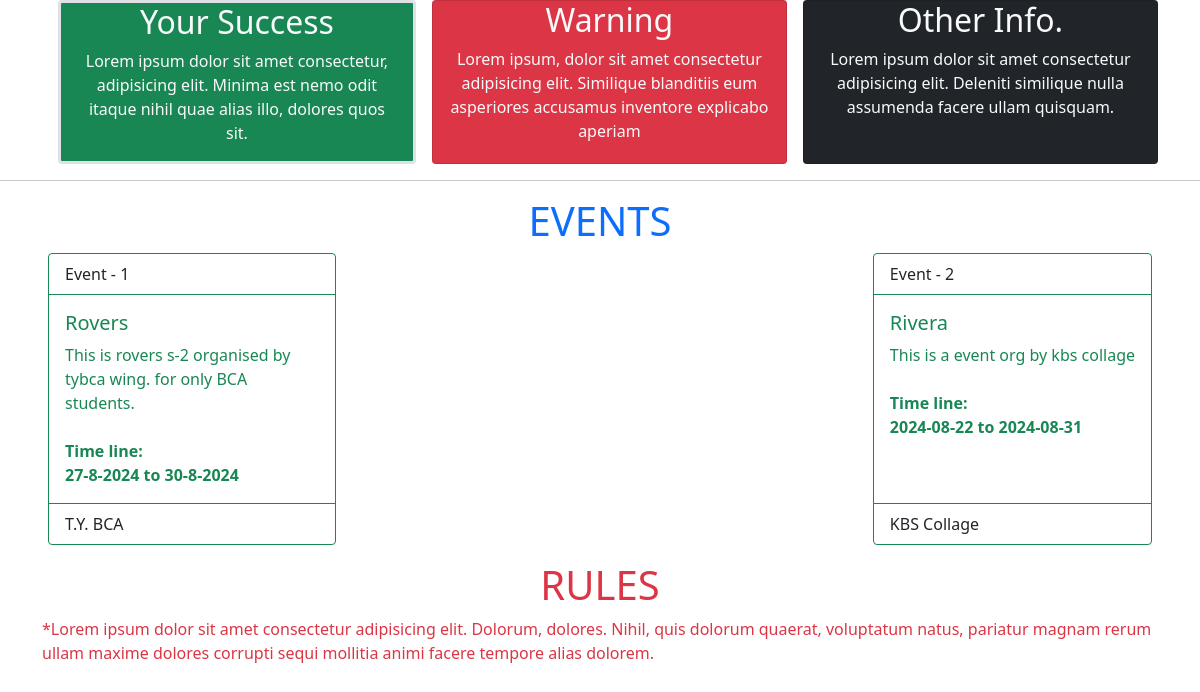
Screenshot of /CMS/client/info.php with the database file from the repository.
### tables this page shows
CREATE TABLE `events` (
  `Id` int(10) NOT NULL,
  `Name` varchar(120) NOT NULL,
  `starting_date` varchar(20) NOT NULL,
  `Ending_date` varchar(20) NOT NULL,
  `Organised_By` varchar(50) NOT NULL,
  `Description` text NOT NULL,
  `Stream` varchar(20) NOT NULL
);

### CMS/client/info.php (the view, shortened to what this page needs)
<?php include '../conn.php'; ?>
<!DOCTYPE html>
<html lang="en">
<head>
    <link rel="stylesheet" href="../css/bootstrap.min.css">
</head>
<body>
    <div class="top_cards container d-flex justify-content-between">
        <div class="card ms-3 align-items-center w-100 bg-success border border-3 text-light px-3">
            <h2>Your Success </h2>
            <p class="text-center">Lorem ipsum dolor sit amet consectetur, adipisicing elit. Minima est nemo odit itaque nihil quae alias illo, dolores quos sit.
            </p>
        </div>
        <div class="card ms-3 align-items-center w-100 bg-danger px-3">
            <h2 class="text-light">Warning</h2>
            <p class="text-center text-light">Lorem ipsum, dolor sit amet consectetur adipisicing elit. Similique blanditiis eum asperiores accusamus inventore explicabo aperiam </p>
        </div>
        <div class="card ms-3 align-items-center w-100 px-3 bg-dark text-light">
            <h2 class="text-light">Other Info.</h2>
            <p class="text-center text-light">
                Lorem ipsum dolor sit amet consectetur adipisicing elit. Deleniti similique nulla assumenda facere ullam quisquam.
            </p>
        </div>
    </div>
    <hr>
    <h1 class="text-center text-primary text-uppercase">Events</h1>
    <div class="d-flex justify-content-between px-5 wrap">
    <?php
        $query = "SELECT * FROM `events`";
        $result = mysqli_query($conn, $query);
        while($row = mysqli_fetch_assoc($result)){
    ?>
    <div class="card border-success mb-3" style="max-width: 18rem;">
        <div class="card-header bg-transparent border-success"><?php echo "Event - ".$row['Id'] ?></div>
        <div class="card-body text-success">
          <h5 class="card-title"><?php echo $row['Name'] ?></h5>
          <p class="card-text"><?php echo $row['Description'] ?>
            <br>
            <br>
            <strong>Time line: <br><?php echo $row['starting_date'] ?> to <?php echo $row['Ending_date'] ?></strong>
        </p>
        </div>
        <div class="card-footer bg-transparent border-success"><?php echo $row['Organised_By'] ?></div>
      </div>
   <?php
        }
   ?>
   </div>
   <div class="container">
    <h1 class="text-danger text-uppercase text-center ">
        Rules
    </h1>
    <p class="text-danger">*Lorem ipsum dolor sit amet consectetur adipisicing elit. Dolorum, dolores. Nihil, quis dolorum quaerat, voluptatum natus, pariatur magnam rerum ullam maxime dolores corrupti sequi mollitia animi facere tempore alias dolorem.</p>
   </div>
</body>
</html>

### rows the page displays
events: Id "1", Name "Rovers", Description "This is rovers s-2 organised by tybca wing. for only BCA students.", starting_date "27-8-2024", Ending_date "30-8-2024", Organised_By "T.Y. BCA"
events: Id "2", Name "Rivera", Description "This is a event org by kbs collage", starting_date "2024-08-22", Ending_date "2024-08-31", Organised_By "KBS Collage"
